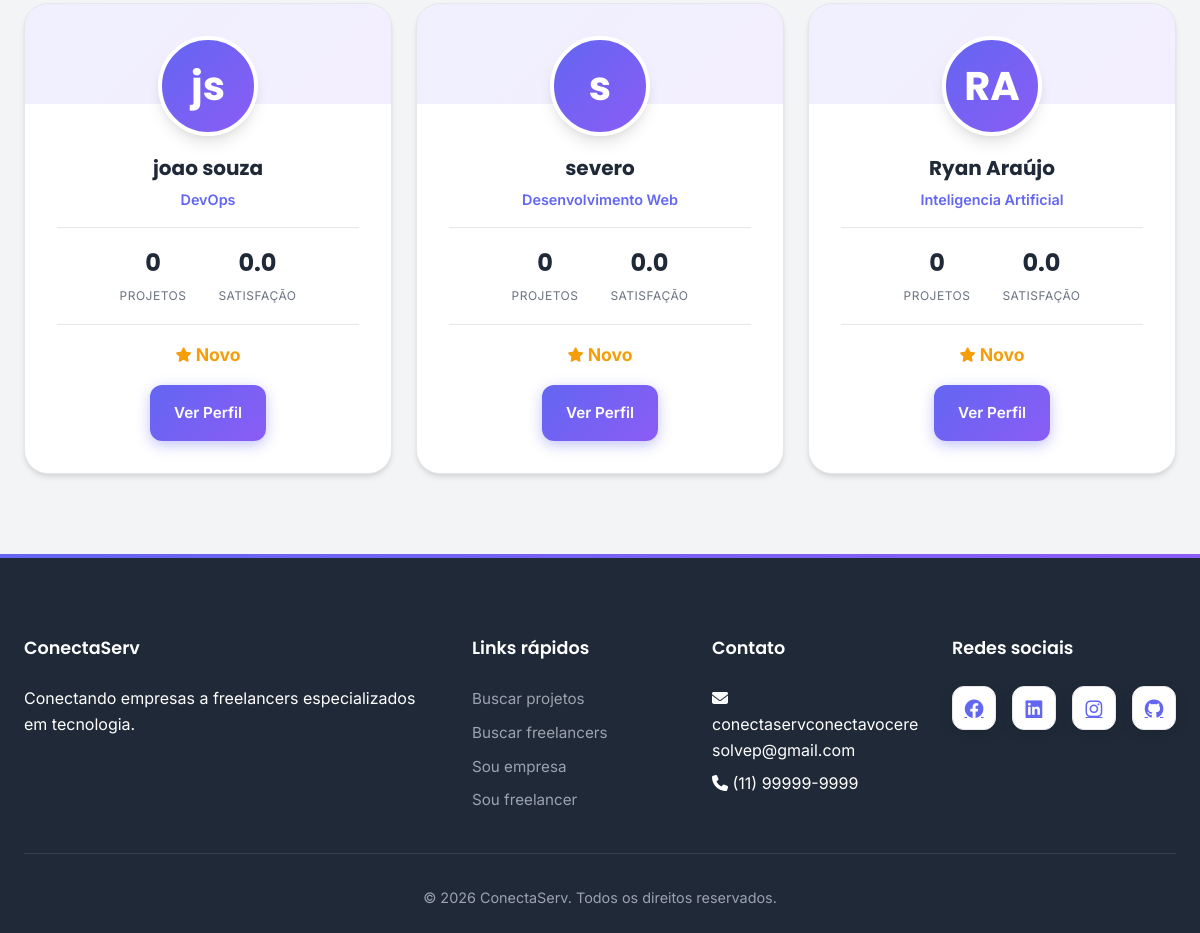
Before: /freelancers (lower part) with the older database file.
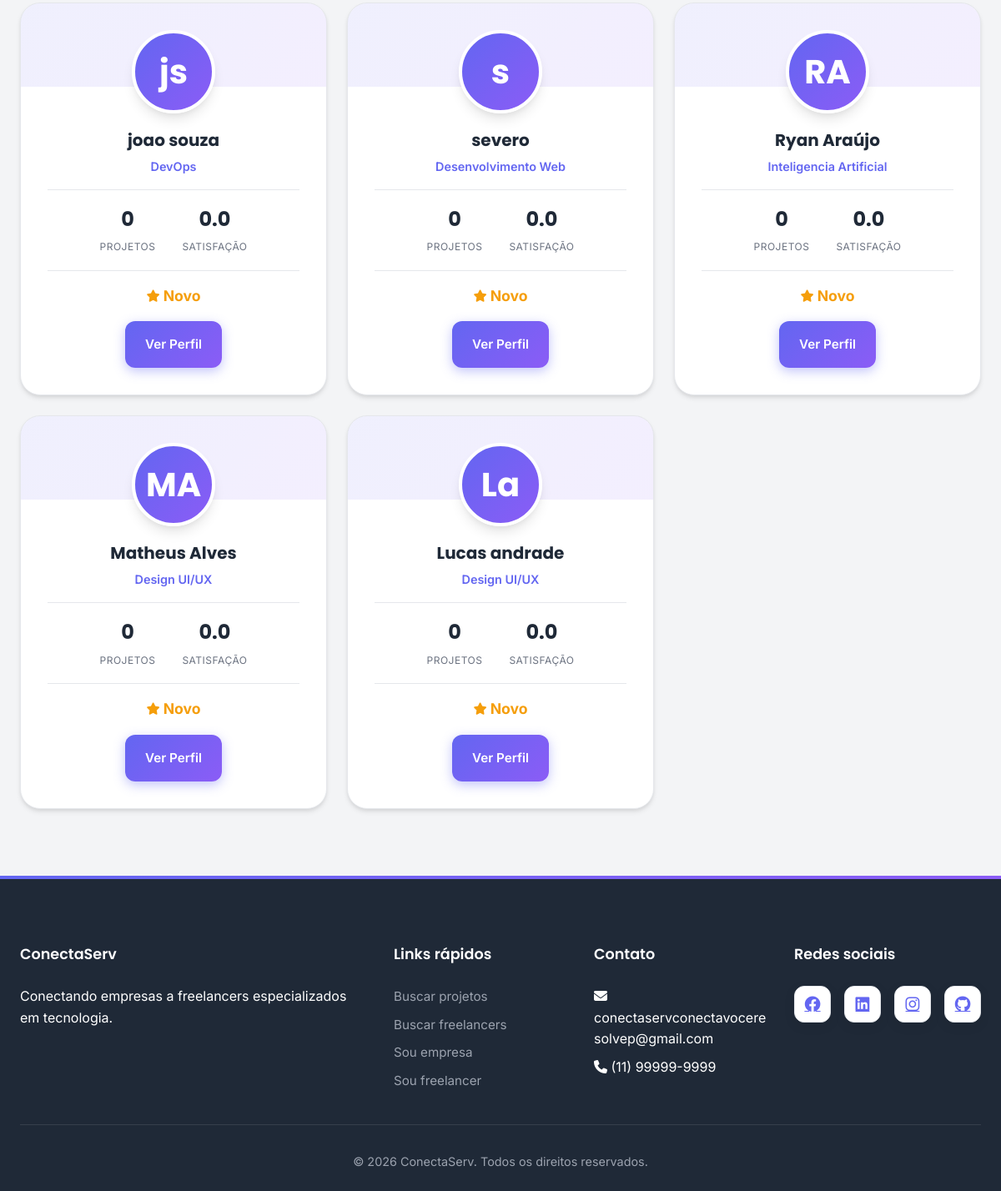
After: the same page with the newer database file.
### tables this page shows
CREATE TABLE freelancers (
            id INTEGER PRIMARY KEY AUTOINCREMENT,
            nome_completo TEXT NOT NULL,
            email TEXT UNIQUE NOT NULL,
            senha TEXT NOT NULL,
            telefone TEXT,
            cpf TEXT UNIQUE,
            data_nascimento DATE,
            cidade TEXT,
            estado TEXT,
            especialidade TEXT,
            habilidades TEXT,
            portfolio TEXT,
            biografia TEXT,
            linkedin TEXT,
            github TEXT,
            hourly_rate DECIMAL(10,2),
            nota_media DECIMAL(3,2) DEFAULT 0,
            total_projetos INTEGER DEFAULT 0,
            projetos_concluidos INTEGER DEFAULT 0,
            taxa_conclusao DECIMAL(5,2) DEFAULT 0,
            tempo_resposta_horas INTEGER DEFAULT 0,
            data_cadastro TIMESTAMP DEFAULT CURRENT_TIMESTAMP,
            status TEXT DEFAULT 'ativo',
            destaque TEXT DEFAULT 'nao'
        , user_id INTEGER);

### app.py (the view)
@app.route('/freelancers')
def freelancers():
    conn = criar_conexao()
    cursor = conn.cursor()
    especialidade = request.args.get('especialidade')
    query = 'SELECT * FROM freelancers WHERE status = ?'
    params = ['ativo']
    if especialidade:
        query += ' AND especialidade = ?'
        params.append(especialidade)
    query += ' ORDER BY nota_media DESC, projetos_concluidos DESC'
    cursor.execute(query, params)
    freelancers = [format_freelancer_data(f) for f in cursor.fetchall()]
    conn.close()
    return render_template('freelancers.html', freelancers=freelancers)

### app.py (called while the page is built)
@app.context_processor
def inject_globals():
    return {
        'flash_messages': get_flashed_messages(with_categories=True),
        'alert_class': lambda category: ALERT_CLASS_MAP.get(category, category),
        'textos': obter_textos(),
        't': obter_textos(),
    }

def format_freelancer_data(row):
    if row is None:
        return None
    data = dict(row)
    nome_completo = data.get('nome_completo', '')
    partes = nome_completo.split()
    data['nome'] = partes[0] if partes else ''
    data['sobrenome'] = partes[-1] if len(partes) > 1 else ''
    return data

### database/database.py (called while the page is built)
def configurar_sqlite(conn):
    conn.execute('PRAGMA journal_mode=WAL')
    conn.execute('PRAGMA busy_timeout=60000')
    conn.execute('PRAGMA synchronous=NORMAL')
    conn.execute('PRAGMA foreign_keys=ON')
    conn.execute('PRAGMA wal_checkpoint(PASSIVE)')

def criar_conexao():
    conn = sqlite3.connect(DB_PATH, timeout=60)
    conn.row_factory = sqlite3.Row
    configurar_sqlite(conn)
    return conn

### textos_pt.py (called while the page is built)
def obter_textos():
    return TEXTOS

### templates/freelancers.html (shortened to what this page needs)
{% extends "base.html" %}
{% block content %}
<div class="section">
    <div class="container">
        {% if freelancers %}
        <div class="freelancers-grid">
            {% for freelancer in freelancers %}
            <div class="freelancer-card">
                <div class="freelancer-avatar">
                    {{ freelancer.nome[0] }}{{ freelancer.sobrenome[0] }}
                </div>
                <h3 class="freelancer-nome">{{ freelancer.nome }} {{ freelancer.sobrenome }}</h3>
                <p class="freelancer-especialidade">{{ freelancer.especialidade }}</p>
                <div class="freelancer-stats">
                    <div class="freelancer-stat">
                        <span class="freelancer-stat-value">{{ freelancer.projetos_concluidos }}</span>
                        <span class="freelancer-stat-label">Projetos</span>
                    </div>
                    <div class="freelancer-stat">
                        <span class="freelancer-stat-value">{{ freelancer.nota_media or '0.0' }}</span>
                        <span class="freelancer-stat-label">Satisfação</span>
                    </div>
                </div>
                <div class="freelancer-nota">
                    <i class="fas fa-star"></i>
                    <span>{{ freelancer.nota_media or 'Novo' }}</span>
                </div>
                <div class="mt-2">
                    <a href="{{ url_for('perfil_freelancer', freelancer_id=freelancer.id) }}" class="btn btn-small btn-primary">Ver Perfil</a>
                </div>
            </div>
            {% endfor %}
        </div>
        {% else %}
        <div class="alert alert-info">
            <p>Nenhum freelancer encontrado com os filtros selecionados.</p>
        </div>
        {% endif %}
    </div>
</div>
{% endblock %}

Changed rows visible on the page:
added freelancers: nome "M", sobrenome "A", nome "Matheus", sobrenome "Alves", especialidade "Design UI/UX", projetos_concluidos "0", nota_media "0.0", nota_media "Novo"
added freelancers: nome "L", sobrenome "a", nome "Lucas", sobrenome "andrade", especialidade "Design UI/UX", projetos_concluidos "0", nota_media "0.0", nota_media "Novo"
